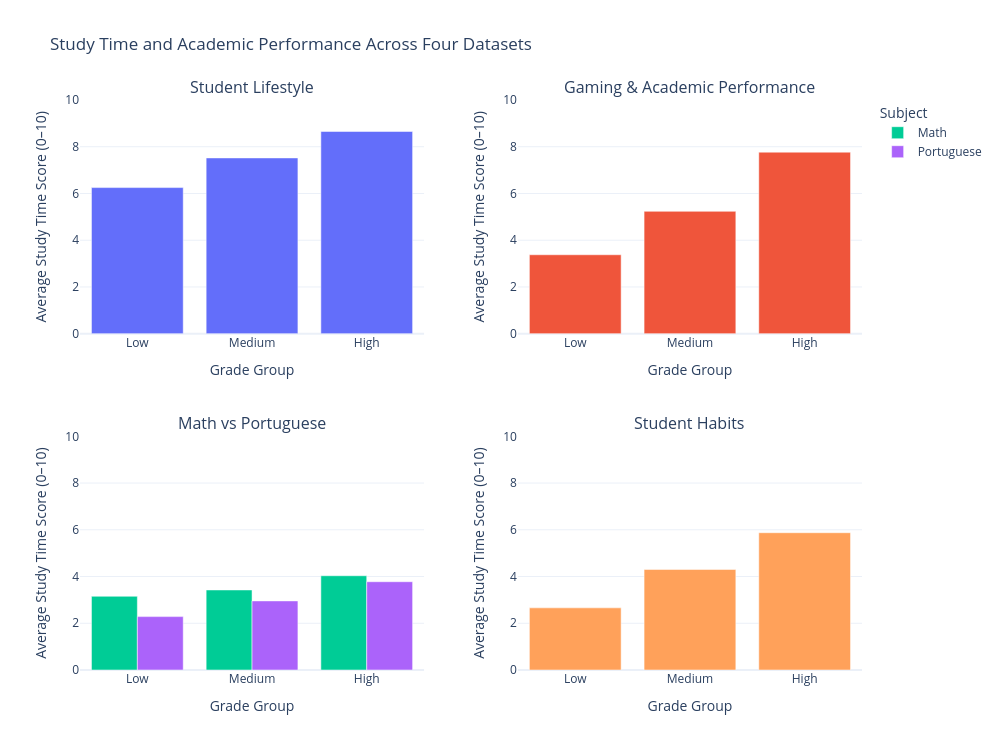

Source (notebook cell):
### Code cell
import plotly.graph_objects as go
from plotly.subplots import make_subplots

grade_order = ["Low", "Medium", "High"]

# Copy to avoid changing original data
df1 = df1.copy()
df2 = df2.copy()
df3 = df3.copy()
df4 = df4.copy()

# Dataset 1 and 2 are already on a 0/1–10 hour scale, so keep them
df1["study_scaled"] = df1["Study_Hours_Per_Day"]
df2["study_scaled"] = df2["study_hours"]

# Dataset 3: ordinal study time category 1–4, rescaled to 0–10
df3["study_scaled"] = (
    (df3["studytime"] - df3["studytime"].min()) /
    (df3["studytime"].max() - df3["studytime"].min())
) * 10

# Dataset 4: 0–8.3 hours, rescaled to 0–10
df4["study_scaled"] = (
    (df4["study_hours_per_day"] - df4["study_hours_per_day"].min()) /
    (df4["study_hours_per_day"].max() - df4["study_hours_per_day"].min())
) * 10

s1 = df1.groupby("Grade Group", observed=False)["study_scaled"].mean().reindex(grade_order)
s2 = df2.groupby("Grade Group", observed=False)["study_scaled"].mean().reindex(grade_order)

s3 = (
    df3.groupby(["Grade Group", "Subject"], observed=False)["study_scaled"]
    .mean()
    .reset_index()
)

s4 = df4.groupby("Grade Group", observed=False)["study_scaled"].mean().reindex(grade_order)

fig = make_subplots(
    rows=2,
    cols=2,
    subplot_titles=[
        "Student Lifestyle",
        "Gaming & Academic Performance",
        "Math vs Portuguese",
        "Student Habits"
    ],
    vertical_spacing=0.18,
    horizontal_spacing=0.12
)

fig.add_trace(go.Bar(x=grade_order, y=s1.values, showlegend=False), row=1, col=1)
fig.add_trace(go.Bar(x=grade_order, y=s2.values, showlegend=False), row=1, col=2)

for subject in ["Math", "Portuguese"]:
    temp = s3[s3["Subject"] == subject].set_index("Grade Group").reindex(grade_order)
    fig.add_trace(
        go.Bar(x=grade_order, y=temp["study_scaled"], name=subject),
        row=2,
        col=1
    )

fig.add_trace(go.Bar(x=grade_order, y=s4.values, showlegend=False), row=2, col=2)

fig.update_layout(
    title_text="Study Time and Academic Performance Across Four Datasets",
    barmode="group",
    height=750,
    width=1000,
    template="plotly_white",
    legend_title_text="Subject"
)

fig.update_xaxes(title_text="Grade Group")
fig.update_yaxes(title_text="Average Study Time Score (0–10)", range=[0, 10])

fig.show()

### Figure 1 — Plotly figure (JSON) as saved in the notebook; plotly's stock layout.template omitted (floating-point values rounded to 4 significant figures)
{"data": [{"showlegend": false, "type": "bar", "x": ["Low", "Medium", "High"], "xaxis": "x", "y": [6.252, 7.522, 8.654], "yaxis": "y"}, {"showlegend": false, "type": "bar", "x": ["Low", "Medium", "High"], "xaxis": "x2", "y": [3.378, 5.236, 7.768], "yaxis": "y2"}, {"name": "Math", "type": "bar", "x": ["Low", "Medium", "High"], "xaxis": "x3", "y": [3.154, 3.425, 4.033], "yaxis": "y3"}, {"name": "Portuguese", "type": "bar", "x": ["Low", "Medium", "High"], "xaxis": "x3", "y": [2.284, 2.957, 3.777], "yaxis": "y3"}, {"showlegend": false, "type": "bar", "x": ["Low", "Medium", "High"], "xaxis": "x4", "y": [2.659, 4.303, 5.875], "yaxis": "y4"}], "layout": {"annotations": [{"font": {"size": 16}, "showarrow": false, "text": "Student Lifestyle", "x": 0.22, "xanchor": "center", "xref": "paper", "y": 1, "yanchor": "bottom", "yref": "paper"}, {"font": {"size": 16}, "showarrow": false, "text": "Gaming & Academic Performance", "x": 0.78, "xanchor": "center", "xref": "paper", "y": 1, "yanchor": "bottom", "yref": "paper"}, {"font": {"size": 16}, "showarrow": false, "text": "Math vs Portuguese", "x": 0.22, "xanchor": "center", "xref": "paper", "y": 0.41, "yanchor": "bottom", "yref": "paper"}, {"font": {"size": 16}, "showarrow": false, "text": "Student Habits", "x": 0.78, "xanchor": "center", "xref": "paper", "y": 0.41, "yanchor": "bottom", "yref": "paper"}], "barmode": "group", "height": 750, "legend": {"title": {"text": "Subject"}}, "title": {"text": "Study Time and Academic Performance Across Four Datasets"}, "width": 1000, "xaxis": {"anchor": "y", "domain": [0, 0.44], "title": {"text": "Grade Group"}}, "xaxis2": {"anchor": "y2", "domain": [0.56, 1], "title": {"text": "Grade Group"}}, "xaxis3": {"anchor": "y3", "domain": [0, 0.44], "title": {"text": "Grade Group"}}, "xaxis4": {"anchor": "y4", "domain": [0.56, 1], "title": {"text": "Grade Group"}}, "yaxis": {"anchor": "x", "domain": [0.59, 1], "range": [0, 10], "title": {"text": "Average Study Time Score (0–10)"}}, "yaxis2": {"anchor": "x2", "domain": [0.59, 1], "range": [0, 10], "title": {"text": "Average Study Time Score (0–10)"}}, "yaxis3": {"anchor": "x3", "domain": [0, 0.41], "range": [0, 10], "title": {"text": "Average Study Time Score (0–10)"}}, "yaxis4": {"anchor": "x4", "domain": [0, 0.41], "range": [0, 10], "title": {"text": "Average Study Time Score (0–10)"}}}}
